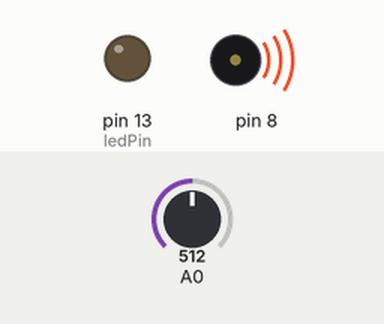
A sketch run on a simulated Arduino Uno, built with avr-gcc and run on an emulated ATmega328P. Shown: output pins drawn as LEDs (lit = HIGH), buzzer (waves = sounding). Inputs (shaded band) come from the test bench; at power-on: A0 = 512.

Above: at 8.05 s.
Timing chart, 0 to 11.0 s (numbered marks = the images above):
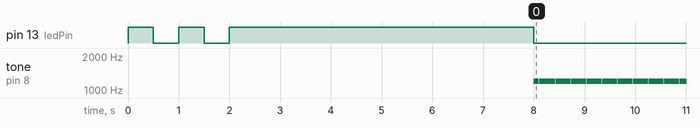

Measured:
- by itself, tone on pin 8: alternates 1199 Hz for 0.01 s and silent for 0.01 s

The sketch:

simpleLightTheremin.ino
```cpp
/*
  Arduino Starter Kit example
 Project 6  - Light Theremin

 modified by evanwill for UIdaho Library Opening 2016
 reversed tone creation (off = full light, high note = full shade),
 recalibrated range of tones from 0 to 1200,
 adding blinking and longer time to simplify sensor calibration

 This sketch is written to accompany Project 6 in the
 Arduino Starter Kit

 Parts required:
 photoresistor
 10 kilohm resistor
 piezo

 Created 13 September 2012
 by Scott Fitzgerald

 http://www.arduino.cc/starterKit

 This example code is part of the public domain
*/

// variable to hold sensor value
int sensorValue;
// variable to calibrate low value
int sensorLow = 1023;
// variable to calibrate high value
int sensorHigh = 0;
// LED pin
const int ledPin = 13;

void setup() {
  // Make the LED pin an output and blink it for a bit, then turn on.
  pinMode(ledPin, OUTPUT);
  digitalWrite(ledPin, HIGH);
  delay(500);
  digitalWrite(ledPin, LOW);
  delay(500);
  digitalWrite(ledPin, HIGH);
  delay(500);
  digitalWrite(ledPin, LOW);
  delay(500);
  digitalWrite(ledPin, HIGH);

  // calibrate for the first 8 seconds after program runs
  while (millis() < 8000) {
    // record the maximum sensor value
    sensorValue = analogRead(A0);
    if (sensorValue > sensorHigh) {
      sensorHigh = sensorValue;
    }
    // record the minimum sensor value
    if (sensorValue < sensorLow) {
      sensorLow = sensorValue;
    }
  }
  // turn the LED off, signaling the end of the calibration period
  digitalWrite(ledPin, LOW);
}

void loop() {
  //read the input from A0 and store it in a variable
  sensorValue = analogRead(A0);

  // map the sensor values to a wide range of pitches
  // i reverse map all the way down to zero-- thus full light = no tone.
  int pitch = map(sensorValue, sensorLow, sensorHigh, 1200, 0);

  // (pin#, pitch, ms time) play with ms and delay
  tone(8, pitch, 10);

  // wait for a moment
  delay(10);
}
```
